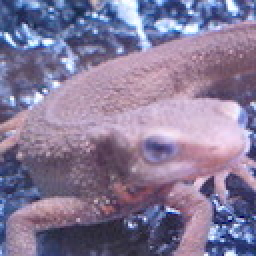
#> input picture Dataset/others/imori.jpg, 128 x 128 px (shown 2 times larger)
$ jupyter execute --allow-errors Question21_30.ipynb   (older library calls are emulated)
#> lines starting #> are read from the running program, lines starting #| are printed output that depends on the picture
[cell 1]
import cv2
import numpy as np
from matplotlib import pyplot as plt

### 21. Histogram Normalization

**Detail: Implement histogram normalization**

It can be seen that the histogram has a bias. For example, if there are many pixels close to 0, the image will be dark overall, and if there are many pixels close to 255, the image will be bright. The local bias of the histogram is expressed as a **narrow dynamic range**. Therefore, processing such as normalization and flattening of the histogram is necessary to make the image easy to be viewed by the human eye.

This histogram normalization is called **gray-scale transformation**, and can be realized by the following equation when converting an image having pixel values of [c,d] into a range of [a,b]. This time, *imori_dark.jpg* is converted to the range of [0,255] respectively.

```bash
xout = {
          a                                     (xin < c)
         (b-a)/(d-c) * (xin-c) + a              (c <= xin <= d)
          b                                     (d < xin)
       }
```

[cell 2]
img = cv2.imread("Dataset/others/imori_dark.jpg")
#> (the rest of this cell did not finish here and is left out)

### 22. Histogram Operation

This is not a change in the dynamic range of the histogram but an operation to change the histogram to be flat.

To achieve this, we can use the following equation to transforom the histogram of $m$ mean value with $s$ standard deviation to mean value of $m_0$ with standard deviation of $s_0$ histogram.
 $$ x_{out}=\frac{s_0}{s}\cdot (x_{in}-m)+m_0 $$
```bash
Z-Score: (X-mean)/std
```

[cell 3]
img = cv2.imread("Dataset/others/imori_dark.jpg")
#> (the rest of this cell did not finish here and is left out)

### 23. Histogram Equalization

**Detail: Implement histogram flattening**.

Histogram flattening is an operation for changing the histogram to be **flat**, and is an operation for balancing the histogram values **without requiring the above-mentioned average value or standard deviation**.

This defined by the following equation.

- S: total number of pixel values
- Zmax: maximum value of pixel values
- h(z): frequency of density z

$$ Z^{'} = \frac{Zmax}{S}\sum_{i=0}^{z}h(i)$$

[cell 4]
img = cv2.imread("Dataset/others/imori.jpg")
#> img is the input picture: shape (128, 128, 3); mean B, G, R 152.8, 121.8, 134.1
H, W, C = img.shape
#> H = 128; W = 128; C = 3

# Histogram flattening
S = H * W * C *1
#> S = 49152

out = img.copy().astype(np.float)
sum_h = 0
z_max = 255

for i in range(1,255):
    ind = np.where(img==i)
    sum_h += len(img[ind])
    z_prime = z_max/S * sum_h
    out[ind] = z_prime
#> this loop made 254 passes
#> (sum_h, z_prime) on passes 26, 30, 31: (36, 0.187), (57, 0.296), (67, 0.348)
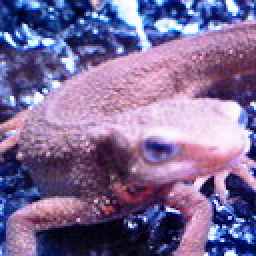
#> out: shape (128, 128, 3) float64 (shown 2 times larger); mean B, G, R 151.5, 106.9, 126.2
#> after the loop, sum_h = 48830

out = out.astype(np.uint8)

plt.subplot(1,2,1)
plt.imshow(cv2.cvtColor(img,cv2.COLOR_BGR2RGB))
plt.title('imori_dark image')
plt.subplot(1,2,2)
plt.imshow(cv2.cvtColor(out,cv2.COLOR_BGR2RGB))
plt.title('out image')
plt.show()
# Display histogram
plt.hist(out.ravel(), bins=255, rwidth=0.8, range=(0,255))
plt.show()
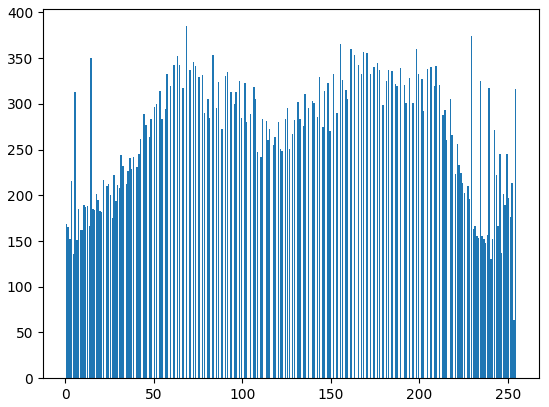
#> figure drawn by matplotlib, 1 panel; tallest bar 385 high, from x = 68.1 to 68.9

### 24. Gamma Correction

**Detail: Perform gamma correction (c = 1, g = 2.2) on imori_gamma.jpg**

Gamma correction is correction when pixel values are converted non-linearly via a device such as a camera. When an image is displayed as it is on a screen, it becomes dark. **Therefore, it is an object of gamma correction to perform image display excluding the characteristics of the display by increasing the values of RGB in advance.**

The non-linear transformation is shown in the following equation.

- x: is normalized to [0, 1].
- c: constant
- g: gamma characteristic (usually 2.2)

> x' = c * Iin ^ g

Therefore, gamma correction is performed by the following equation.
> Iout = (1/c * Iin) ^ (1/g)

[cell 5]
img = cv2.imread("Dataset/others/imori_gamma.jpg")

# Gamma correction
c = 1.
g = 2.2

#> (the rest of this cell did not finish here and is left out)

### 25. Nearest Neighbor Interpolation

**Detail: Enlarge the image 1.5 times by nearest neighbor interpolation.**

Nearest neighbor interpolation is a method of using the nearest pixel as it is when enlarging an image. Simple and fast processing speed, but the image quality is significantly degraded.

Interpolated by the following equation.

- I': the image after enlargement,
- I : the image before enlargement
- a : the magnification
- []: rounding off

> I'(x,y) = I([x/a],[y/a])

[cell 6]
img = cv2.imread("Dataset/others/imori.jpg")
H, W, C = img.shape

# Nearest Neighbor
a = 1.5
aH = int(a*H)
#> aH = 192
aW = int(a*W)
#> aW = 192

y = np.arange(aH).repeat(aW).reshape(aW, -1)
x = np.tile(np.arange(aW), (aH, 1))
y = np.round(y/a).astype(np.int)
x = np.round(x/a).astype(np.int)

out = img[y,x]
#> out: shape (192, 192, 3)
out = out.astype(np.uint8)

plt.subplot(1,2,1)
plt.imshow(cv2.cvtColor(img,cv2.COLOR_BGR2RGB))
plt.title('imori image')
plt.subplot(1,2,2)
plt.imshow(cv2.cvtColor(out,cv2.COLOR_BGR2RGB))
plt.title('out image')
plt.show()

### 26. Bi-linear Interpolation

**Detail: Enlarge the image 1.5 times with Bi-linear interpolation.**

Bi-linear interpolation is a method of complementing by weighting the four surrounding pixels according to the distance.

Although the processing time is increased as the amount of calculation is large, deterioration of the image quality can be supressed.

- 1. The coordinates (x', y') of the magnified image are divided by the magnification ratio a to obtain floor (x'/a,y'/a).
- 2. Four pixels around (x'/a,y'/a) of the original image, I(x,y), I(x+1,y), I(x,y+1), I(x+1,y+1)
```bash
 I(x, y)     I(x+1, y)
      * (x'/a, y'/a)
 I(x, y+1)   I(x+1, y+1)
```
- 3. The distance **d** between each pixel and (x'/a, y'/a) is determined and weighted. **w = d / Sum d**
- 4. The pixel (x', y') of the enlarged image is determined by the following equation. dx = x'/a-x, dy = y'/a-y

> I'(x',y') = (1-dx)(1-dy)I(x,y) + dx(1-dy)I(x+1,y) + (1-dx)dyI(x, y+1) + dxdyI(x+1, y+1)

[cell 7]
img = cv2.imread("Dataset/others/imori.jpg")
H, W, C = img.shape

# Bi-lenear
a = 1.5
aH = int(a * H)
aW = int(a * W)

y = np.arange(aH).repeat(aW).reshape(aW, -1)
x = np.tile(np.arange(aW), (aH, 1))

y = (y/a)
x = (x/a)

ix = np.floor(x).astype(np.int)
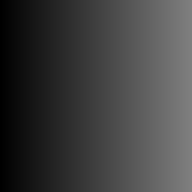
#> x: shape (192, 192) float64; min 0, max 127.3, mean 63.7
iy = np.floor(y).astype(np.int)
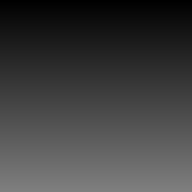
#> y: shape (192, 192) float64; min 0, max 127.3, mean 63.7

ix = np.minimum(ix, W - 2)
iy = np.minimum(iy, H - 2)

dx = x - ix
dy = y - iy

dx = np.repeat(np.expand_dims(dx, axis=-1), 3, axis=-1)
dy = np.repeat(np.expand_dims(dy, axis=-1), 3, axis=-1)

out = (1 - dx) * (1 - dy) * img[iy, ix] + dx * (1 - dy) * img[iy, ix + 1] + (1 - dx) * dy * img[iy + 1, ix] + dx * dy * \
      img[iy + 1, ix + 1]

out[out > 255] = 255
#> out: shape (192, 192, 3) float64; mean B, G, R 152.7, 121.8, 134.1
out = out.astype(np.uint8)
plt.subplot(1,2,1)
plt.imshow(cv2.cvtColor(img,cv2.COLOR_BGR2RGB))
plt.title('imori image')
plt.subplot(1,2,2)
plt.imshow(cv2.cvtColor(out,cv2.COLOR_BGR2RGB))
plt.title('out image')
plt.show()

### 27. Bi-cubic Interpolation

**Detail: Enlarge the image 1.5 times by Bi-cubic interpolation.**
Bi-cubic interpolation is an extension of Bi-linear interpolation, and performs interpolation from surrounding 16 pixels.

```bash
I(x-1, y-1) I(x, y-1) I(x+1, y-1) I(x+2, y-1)
I(x-1, y)   I(x, y)   I(x+1, y)   I(x+2, y)
I(x-1, y+1) I(x, y+1) I(x+1, y+1) I(x+2, y+1)
I(x-1, y+2) I(x, y+2) I(x+1, y+2) I(x+2, y+2)
```
The distance to each pixel is determined as in the following equation.

dx1 = x'/a - (x-1), dx2 = x'/a - x,

dx3 = (x+1) - x'/a, dx4 = (x+2) - x'/a

dy1 = y'/a - (y-1), dy2 = y'/a - y,

dy3 = (y+1) - y'/a, dy4 = (y+2) - y'/a

The weight is determined by the distance according to the following function: a is often -1.
```bash
h(t) = { (a+2)|t|^3 - (a+3)|t|^2 +1      (when |t|<=1)
          a|t|^3 - 5a|t|^2 + 8a|t| - 4a  (when 1<|t|<=2)
          0                              (when 2<|t|)
}
```
Using these pixels and weights, the pixels of the enlarged image are calculated by the following equation pixel multiplied by the weight is divided by the sum of the weights.

I'(x', y') = (Sum {i=-1:2} {j=-1:2} I(x+i, y+j) * wxi * wyj) / Sum{i=-1:2}{j=-1:2} wxi * wyj

[cell 8]
# Bi-cubic Interpolation
def bc_interpolate(img, ax=1., ay=1.):
#> called with ax = 1.5, ay = 1.5
    H, W, C = img.shape
#> H = 128; W = 128; C = 3

    aH = int(ay * H)
#> aH = 192
    aW = int(ax * W)
#> aW = 192

    # get positions of resized image
    y = np.arange(aH).repeat(aW).reshape(aW, -1)
    x = np.tile(np.arange(aW), (aH, 1))
    y = (y / ay)
    x = (x / ax)

    # get positions of original image
    ix = np.floor(x).astype(np.int)
    iy = np.floor(y).astype(np.int)

    ix = np.minimum(ix, W-1)
    iy = np.minimum(iy, H-1)

    # get distance of each position of original image
    dx2 = x - ix
    dy2 = y - iy
    dx1 = dx2 + 1
    dy1 = dy2 + 1
    dx3 = 1 - dx2
    dy3 = 1 - dy2
    dx4 = 1 + dx3
    dy4 = 1 + dy3

    dxs = [dx1, dx2, dx3, dx4]
    dys = [dy1, dy2, dy3, dy4]

    # bi-cubic weight
    def weight(t):
        a = -1.
        at = np.abs(t)
        w = np.zeros_like(t)
        ind = np.where(at <= 1)
        w[ind] = ((a+2) * np.power(at, 3) - (a+3) * np.power(at, 2) + 1)[ind]
        ind = np.where((at > 1) & (at <= 2))
        w[ind] = (a*np.power(at, 3) - 5*a*np.power(at, 2) + 8*a*at - 4*a)[ind]
        return w

    w_sum = np.zeros((aH, aW, C), dtype=np.float32)
    out = np.zeros((aH, aW, C), dtype=np.float32)

    # interpolate
    for j in range(-1, 3):
        for i in range(-1, 3):
            ind_x = np.minimum(np.maximum(ix + i, 0), W-1)
            ind_y = np.minimum(np.maximum(iy + j, 0), H-1)

            wx = weight(dxs[i+1])
            wy = weight(dys[j+1])
            wx = np.repeat(np.expand_dims(wx, axis=-1), 3, axis=-1)
            wy = np.repeat(np.expand_dims(wy, axis=-1), 3, axis=-1)

            w_sum += wx * wy
            out += wx * wy * img[ind_y, ind_x]

    out /= w_sum
    out = np.clip(out, 0, 255)
    out = out.astype(np.uint8)

    return out


# Read image
img = cv2.imread("Dataset/others/imori.jpg").astype(np.float32)

# Bi-cubic interpolation
out = bc_interpolate(img, ax=1.5, ay=1.5)

img = img.astype(np.uint8)
out = out.astype(np.uint8)
plt.subplot(1,2,1)
plt.imshow(cv2.cvtColor(img,cv2.COLOR_BGR2RGB))
plt.title('imori image')
plt.subplot(1,2,2)
plt.imshow(cv2.cvtColor(out,cv2.COLOR_BGR2RGB))
plt.title('out image')
plt.show()

### 28-30 Affine Transformation

### 28. Affine Transformation (Translation)
Translate the image by +30 in the x direction and -30 in the y direction using affine transformation.

Affine transformation is an operation that transforms an image using a 3x3 matrix.

The conversion is (1) translation (Q.28) (2) scaling(Q.29) (3) roataion(Q.30) (4)skew(Q.31)

The original image is (x, y), and the converted image is (x', y'). The scaling of the image is expressed by the following equation.

```
[ x'] = [a b][x]
  y      c d  y

```
On the other hand, parallel movement is expressed by the following equation.

```
[ x' ] = [x] + [tx]
  y       y  +  ty
```
Summarizing the above into one equation, we obtain the following equation, which is an affine transformation.

```
  x'       a b tx   x
[ y' ] = [ c d ty][ y ]
  1        0 0  1   1
```
The following equation is used for parallel movement.

```
  x'       a b tx    x
[ y' ] = [ c d ty ][ y]
  1        0 0  1    1
```

[cell 9]
def affine(img, a, b, c, d, tx, ty):
#> called with a = 1, b = 0, c = 0, d = 1, tx = 30, ty = -30
    H, W, C = img.shape
#> H = 128; W = 128; C = 3
    # temporary image
    _img = img
    img = np.zeros((H+2, W+2, C), dtype = np.float32)
    img[1:H+1, 1:W+1] = _img
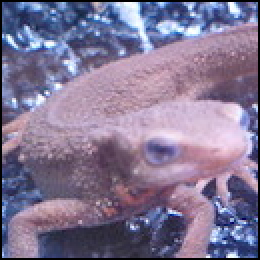
#> img: shape (130, 130, 3) float32 (shown 2 times larger); mean B, G, R 148.1, 118.1, 130

    # get new image shape
    H_new = np.round(H * d).astype(np.int)
#> H_new = 128
    W_new = np.round(W * a).astype(np.int)

    out = np.zeros((H_new+1, W_new+1, C), dtype=np.float32)

    # get position of new image
    x_new = np.tile(np.arange(W_new), (H_new, 1))
    y_new = np.arange(H_new).repeat(H_new).reshape(H_new, -1)

    # get position of original image by affine
    adbc = a * d - b * c
    x = np.round(( d * x_new - b * y_new) / adbc).astype(np.int) - tx + 1
    y = np.round((-c * x_new + a * y_new) / adbc).astype(np.int) - ty + 1

    x = np.minimum(np.maximum(x, 0), W+1).astype(np.int)
    y = np.minimum(np.maximum(y, 0), H+1).astype(np.int)

    # assign pixcel to new image
    out[y_new, x_new] = img[y, x]
#> out: shape (129, 129, 3) float32
    out = out[:H_new, :W_new]
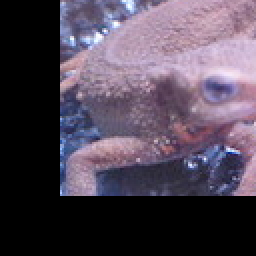
#> out: shape (128, 128, 3) float32 (shown 2 times larger); mean B, G, R 85, 69.7, 80.6
    out = out.astype(np.uint8)

    return out

# Read image
img = cv2.imread("Dataset/others/imori.jpg").astype(np.float32)

# Affine
out = affine(img, a=1, b=0, c=0, d=1, tx=30, ty=-30)

img = img.astype(np.uint8)
out = out.astype(np.uint8)
plt.subplot(1,2,1)
plt.imshow(cv2.cvtColor(img,cv2.COLOR_BGR2RGB))
plt.title('imori image')
plt.subplot(1,2,2)
plt.imshow(cv2.cvtColor(out,cv2.COLOR_BGR2RGB))
plt.title('out image')
plt.show()

### 29. Affine Transformation (Scaling)

1. Resize 1.3 times in x direction

2. 0.8 times in y direction using affine transformation.

Also, in addition to the conditions of (2) and (1), simultaneously realize parallel movement of +30 in the x direction and -30 in the y direction.

[cell 10]
# Read image
_img = cv2.imread("Dataset/others/imori.jpg").astype(np.float32)

H, W, C = _img.shape

# Affine
a = 1.3
b = 0.
c = 0.
d = 0.8
tx = 30
ty = -30

img = np.zeros((H+2, W+2, C), dtype = np.float32)
img[1:H+1, 1:W+1] = _img

H_new = np.round(H * d).astype(np.int)
W_new = np.round(W * a).astype(np.int)
out = np.zeros((H_new+1, W_new+1, C), dtype = np.float32)

x_new = np.tile(np.arange(W_new), (H_new, 1))
y_new = np.arange(H_new).repeat(W_new).reshape(H_new, -1)

adbc = a*d-b*c
x = np.round((d*x_new - b*y_new)/adbc).astype(np.int) - tx +1
y = np.round((-c*x_new + a*y_new)/adbc).astype(np.int) - ty +1

x = np.minimum(np.maximum(x, 0), W+1).astype(np.int)
y = np.minimum(np.maximum(y, 0), H+1).astype(np.int)

out[y_new, x_new] = img[y,x]
#> out: shape (103, 167, 3) float32

out = out[:H_new, :W_new]
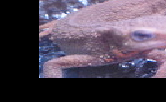
#> out: shape (102, 166, 3) float32; mean of channels 0, 1, 2 84.9, 69.7, 80.6; drawn as B, G, R
out = out.astype(np.uint8)

img = img.astype(np.uint8)
out = out.astype(np.uint8)
plt.subplot(1,2,1)
plt.imshow(cv2.cvtColor(img,cv2.COLOR_BGR2RGB))
plt.title('imori image')
plt.subplot(1,2,2)
plt.imshow(cv2.cvtColor(out,cv2.COLOR_BGR2RGB))
plt.title('out image')
plt.show()
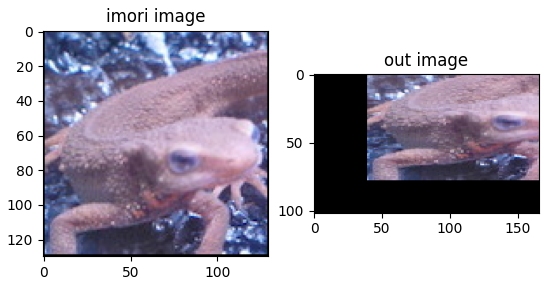
#> figure drawn by matplotlib, 2 panels

### 30. Affine Transformation (Rotation)

1. Rotate 30 degrees conterclockwise using affine transformation.

2. Use the affine transformation to create an image that can be seen in the entire image rotated counterclockwise by 30 degrees, (However, if a simple affine transformation is performed, the image will be cut off, so some ingenuity is required.)

In the affine transformation, when rotating counterclockwise by A degrees, the following equation is obtained.

[cell 11]
# Read image
_img = cv2.imread("Dataset/others/imori.jpg").astype(np.float32)

H, W, C = _img.shape

#Affine

A = 30.
theta = -np.pi*A/180.

a = np.cos(theta)
b = -np.sin(theta)
c = np.sin(theta)
d = np.cos(theta)
tx = 0
ty = 0

img = np.zeros((H+2, W+2, C), dtype = np.float32)
img[1: H+1, 1:W+1] = _img

H_new = np.round(H).astype(np.int)
H_new = np.round(W).astype(np.int)
out = np.zeros((H_new, W_new, C), dtype=np.float32)

x_new = np.tile(np.arange(W_new), (H_new, 1))
y_new = np.arange(H_new).repeat(W_new).reshape(H_new, -1)

adbc = a * d - b * c
x = np.round((d * x_new - b * y_new)/adbc).astype(np.int) - tx + 1
y = np.round((-c * x_new + a * y_new)/adbc).astype(np.int) - ty + 1

x = np.minimum(np.maximum(x, 0), W+1).astype(np.int)
y = np.minimum(np.maximum(y, 0), H+1).astype(np.int)

out[y_new, x_new] = img[y,x]
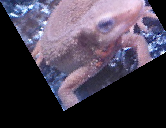
#> out: shape (128, 166, 3) float32; mean of channels 0, 1, 2 80.8, 64.9, 73.2; drawn as B, G, R

img = img.astype(np.uint8)
out = out.astype(np.uint8)
plt.subplot(1,2,1)
plt.imshow(cv2.cvtColor(img,cv2.COLOR_BGR2RGB))
plt.title('imori image')
plt.subplot(1,2,2)
plt.imshow(cv2.cvtColor(out,cv2.COLOR_BGR2RGB))
plt.title('out image')
plt.show()
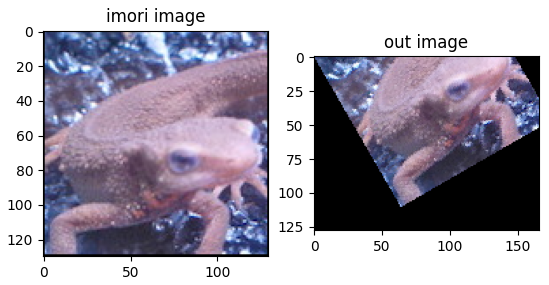
#> figure drawn by matplotlib, 2 panels

$ run again, with Dataset/test/akahara_0009.jpg copied over Dataset/others/imori.jpg
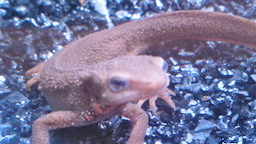
#> input picture Dataset/test/akahara_0009.jpg, 256 x 144 px
#> img is the input picture: shape (144, 256, 3); mean B, G, R 151.6, 116.6, 119.3
#> the loop `for i in range(1,255):` made 254 passes
#> (sum_h, z_prime) on passes 4, 7, 13: (13, 0.03), (26, 0.06), (46, 0.106)
#> after the loop `for i in range(1,255):`:
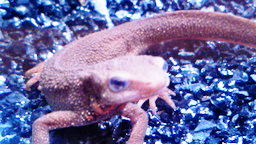
#> out: shape (144, 256, 3) float64; mean B, G, R 161.3, 109.4, 113.8
#> after the loop `for i in range(1,255):`: sum_h = 109622
#> `plt.show()`:
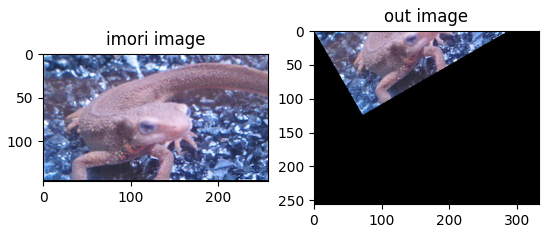
#> figure drawn by matplotlib, 2 panels
